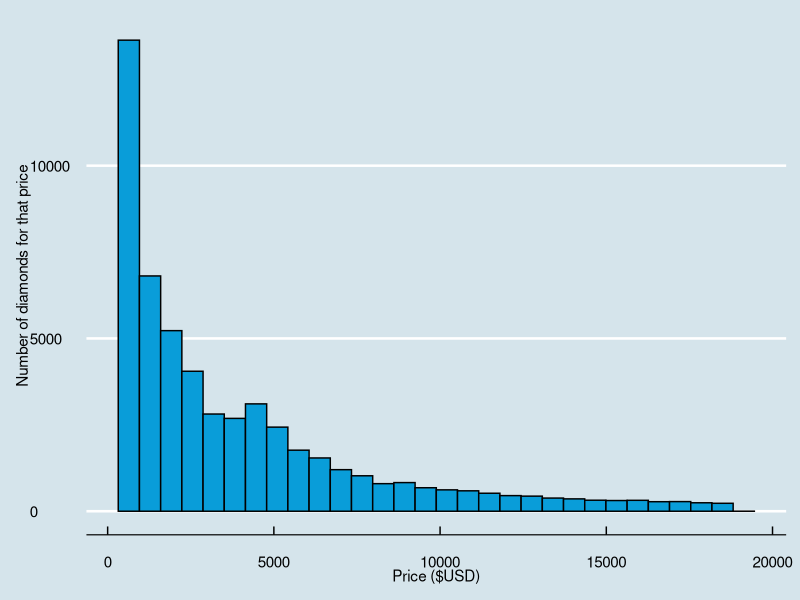
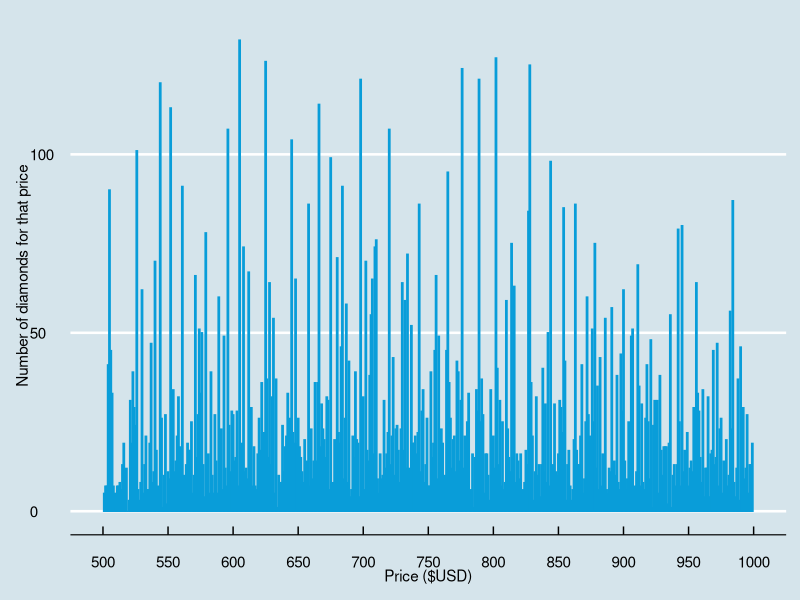
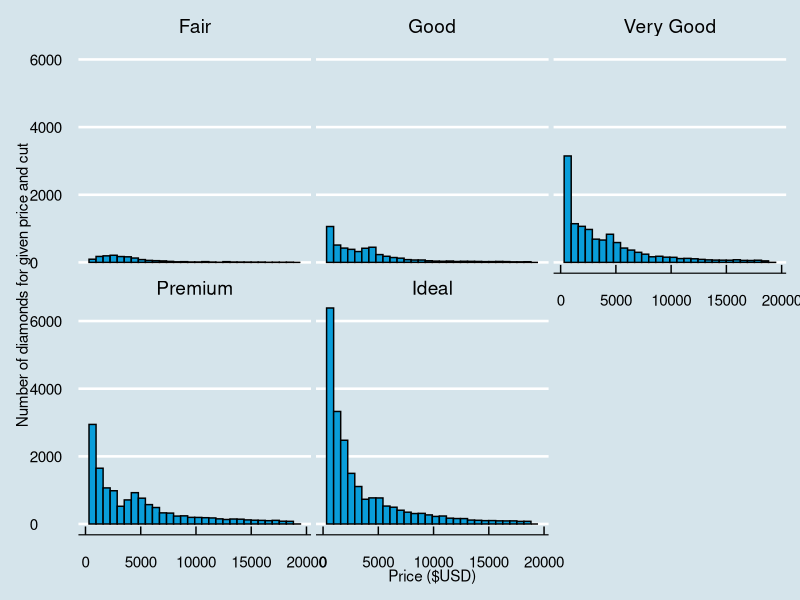
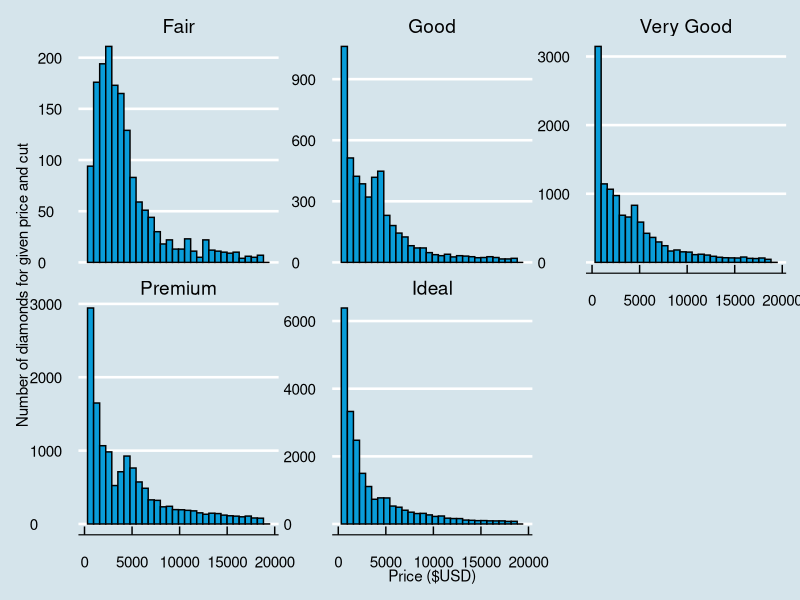
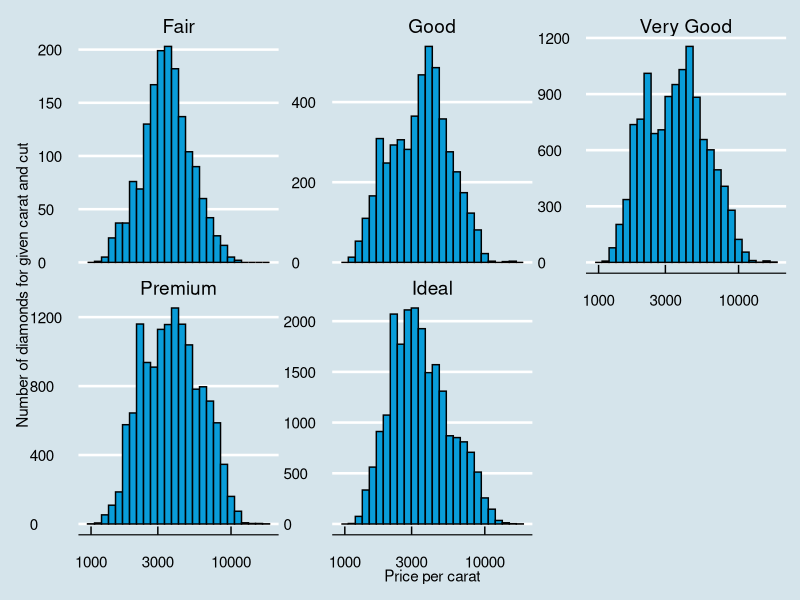
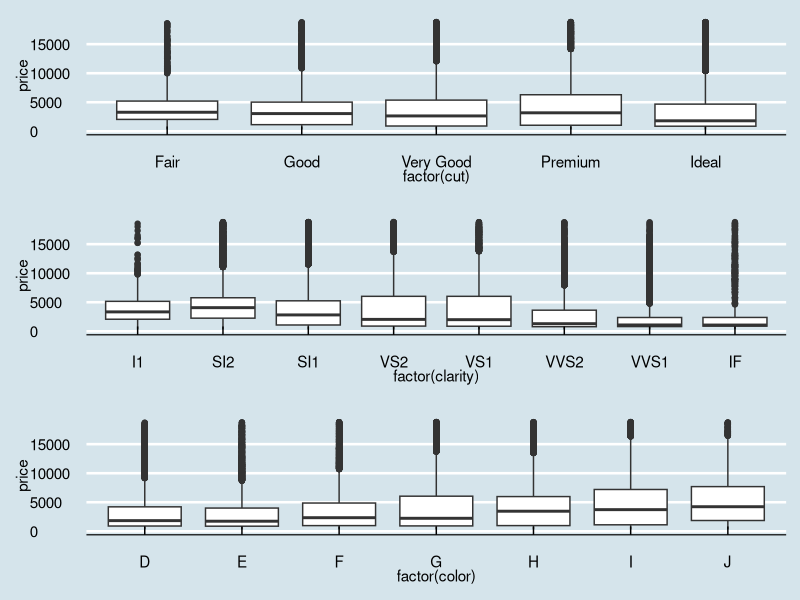
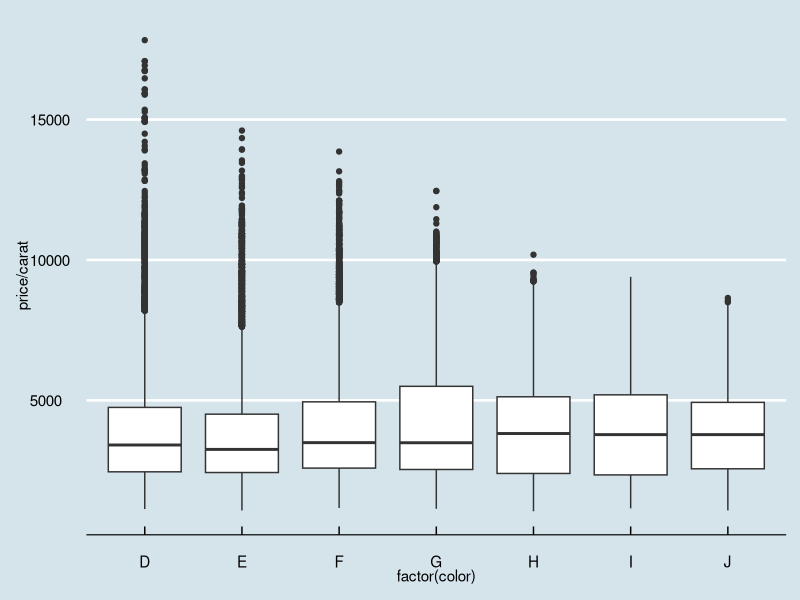
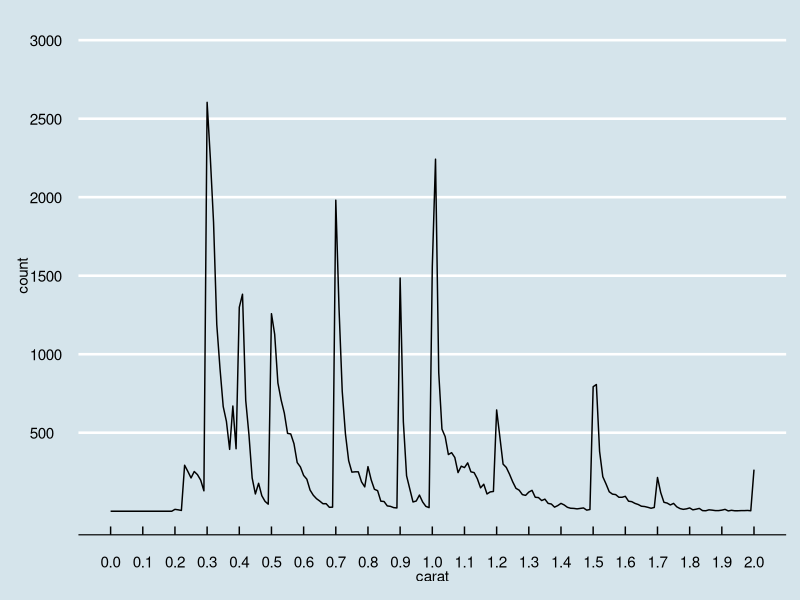

Generate these figures, in order, with R:
getwd()
setwd('/Users/James/Dropbox/Projects/da/eda/pset3')
library(ggplot2)
library(ggthemes)
theme_set(theme_economist(12))

data(diamonds)
summary(diamonds)
?diamonds
head(diamonds$color)

# histogram of the price of all the diamonds in the diamond data set.
ggplot(aes(x=price), data=diamonds) +
  geom_histogram(color='black', fill='#099DD9') +
  xlab('Price ($USD)') +
  ylab('Number of diamonds for that price')

summary(diamonds$price)
sum(diamonds$price < 500)
sum(diamonds$price < 250)
sum(diamonds$price >= 15000)

# exploring the largest peak
ggplot(aes(x=price), data=diamonds) +
  geom_histogram(color='#099DD9', binwidth=1) +
  scale_x_continuous(limits=c(500,1000),
                     breaks=seq(500,1000,50)) +
  xlab('Price ($USD)') +
  ylab('Number of diamonds for that price')

ggsave('priceHistogram.png')

# Break out the histogram of diamond prices by cut.
ggplot(aes(x=price), data=diamonds) +
  geom_histogram(color='black', fill='#099DD9') +
  facet_wrap(~cut) +
  xlab('Price ($USD)') +
  ylab('Number of diamonds for given price and cut')

# Price stats by cut
by(diamonds$price, diamonds$cut, max)
by(diamonds$price, diamonds$cut, min)
by(diamonds$price, diamonds$cut, median)

# Scale y-axis for each cut
ggplot(aes(x=price), data=diamonds) +
  geom_histogram(color='black', fill='#099DD9') +
  facet_wrap(~cut, scales='free_y') +
  xlab('Price ($USD)') +
  ylab('Number of diamonds for given price and cut')

# Price per carat faceted by cut
ggplot(aes(x=price/carat), data=diamonds) +
  geom_histogram(color='black', fill='#099DD9', binwidth=0.05) +
  scale_x_log10() +
  facet_wrap(~cut, scales='free_y') +
  xlab('Price per carat') +
  ylab('Number of diamonds for given carat and cut')

# Price boxplots by cut, clarity, and color
library('gridExtra')
p1 <- ggplot(aes(x=factor(cut), y=price), data=diamonds) +
  geom_boxplot()
p2 <- ggplot(aes(x=factor(clarity), y=price), data=diamonds) +
  geom_boxplot()
p3 <- ggplot(aes(x=factor(color), y=price), data=diamonds) +
  geom_boxplot()
grid.arrange(p1, p2, p3)

by(diamonds$price, diamonds$color, summary)
by(diamonds$price, diamonds$color, IQR)

# Boxplot of price per carat across different colors
ggplot(aes(x=factor(color), y=price/carat), data=diamonds) +
  geom_boxplot()

# Carat Frequency Polygon
ggplot(aes(x=carat), data=diamonds) +
  geom_freqpoly(binwidth=.01) +
  scale_x_continuous(limits=c(0,2),
                     breaks=seq(0,2,.1)) +
  scale_y_continuous(limits=c(0,3000),
                     breaks=seq(500,3000,500))
